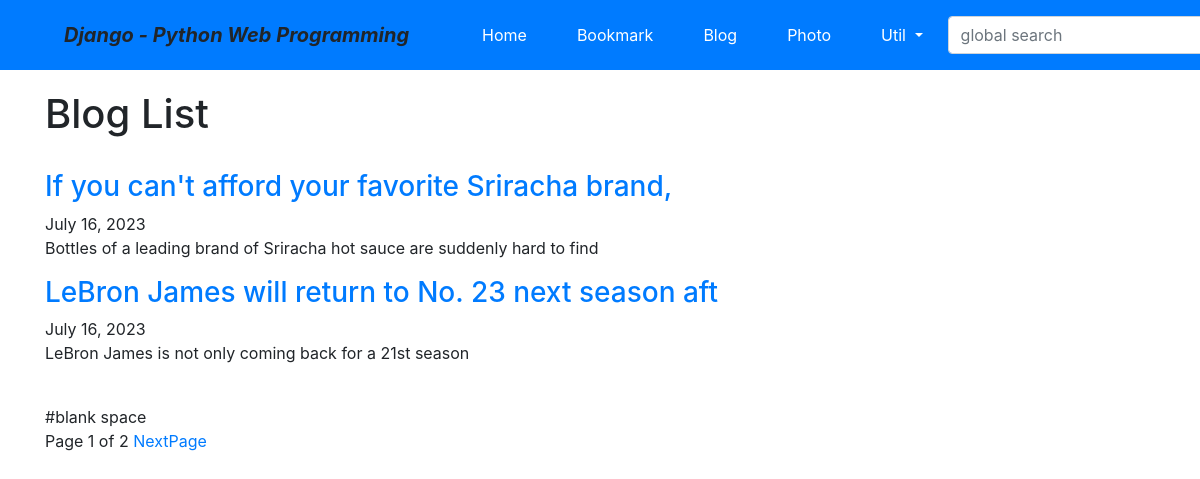
The page /blog/ on the database as committed earlier.
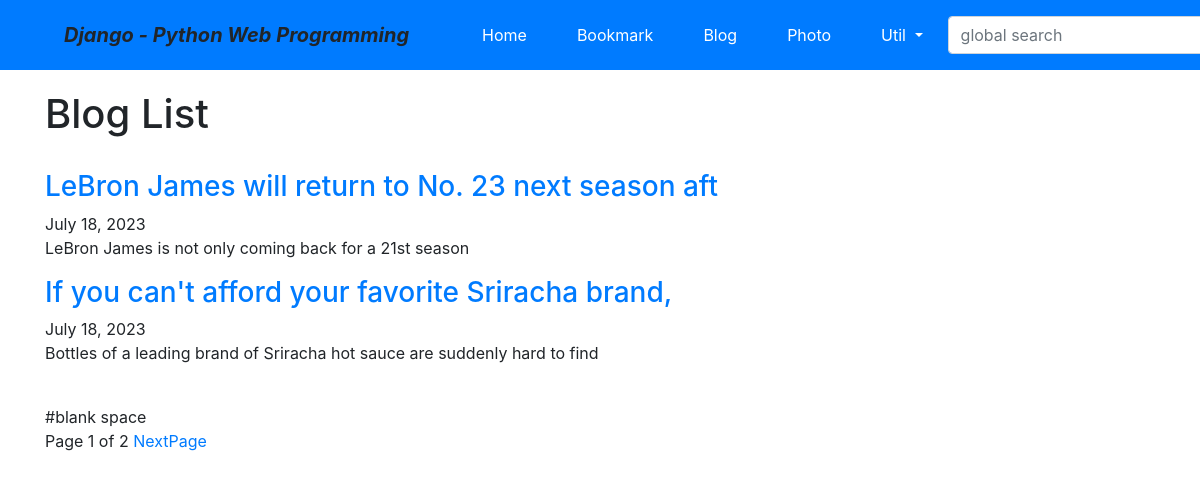
The same page on the database as committed later.
### blog/models.py (models this page shows, shortened)
class Post(models.Model):
    title = models.CharField(verbose_name='TITLE', max_length=50)
    slug = models.SlugField('SLUG', unique=True, allow_unicode=True, help_text='one word for title alias.')
    description = models.CharField('DESCRIPTION', max_length=100, blank=True, help_text='simple description text.')
    content = models.TextField('CONTENT')
    create_dt = models.DateTimeField('CREATE DATE', auto_now_add=True)
    modify_dt = models.DateTimeField('MODIFY DATE', auto_now=True)
    tags = TaggableManager(blank=True)
    class Meta:
        verbose_name = 'post'
        verbose_name_plural = 'posts'
        db_table = 'blog_posts'
        ordering = ('-modify_dt',)
    def get_absolute_url(self):
        return reverse('blog:post_detail', args=(self.slug,))

### blog/views.py (the view)
# urls.py: path('', views.PostLV.as_view(), name='index'),
class PostLV(ListView):
    model = Post
    template_name = 'blog/post_all.html'
    context_object_name = 'posts'
    paginate_by = 2

### blog/templates/blog/post_all.html (shortened to what this page needs)
{% extends "base.html" %}
{% block content %}
<h1>Blog List</h1>
<br>
{% for post in posts %}
    <h3><a href='{{ post.get_absolute_url }}'>{{ post.title }}</a></h3>
    {{ post.modify_dt|date:"N d, Y" }}
    <p>{{ post.description }}</p>
{% endfor %}
<br>   #blank space
<div>
    <span>
        Page {{ page_obj.number }} of {{ page_obj.paginator.num_pages }}
        {% if page_obj.has_next %}
            <a href="?page={{ page_obj.next_page_number }}">NextPage</a>
        {% endif %}
    </span>
</div>
{% endblock %}

Rows that differ between the two databases and show on the page:
changed Post "LeBron James will return to No. 23 next season aft": modify_dt "July 16, 2023" → "July 18, 2023"; moves up the list
changed Post "If you can't afford your favorite Sriracha brand,": modify_dt "July 16, 2023" → "July 18, 2023"
